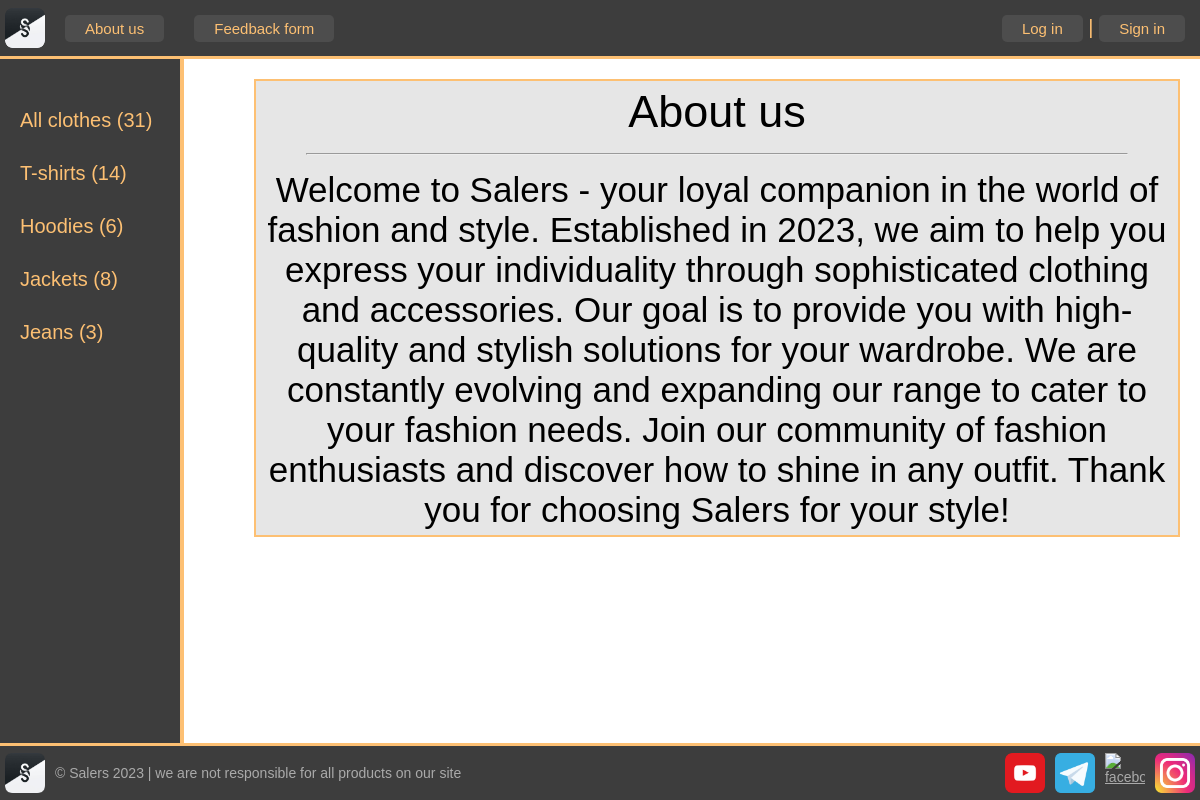
The page /about/ on the database its author committed.
### goods/models.py (models this page shows, shortened)
class Category(models.Model):
    name = models.CharField(max_length=100, db_index=True, verbose_name='Category')
    slug = models.SlugField(max_length=255, unique=True, db_index=True, verbose_name='URL')
    product_count = models.IntegerField(default=0, verbose_name='Product Count')
    def get_absolute_url(self):
        return reverse('category', kwargs={'cat_slug': self.slug})
    class Meta:
        verbose_name = 'Category'
        verbose_name_plural = 'categories'
        ordering = ['id']

### goods/views.py (the view)
# urls.py: path('about/', about, name='about'),
def about(request):
    cats = Category.objects.all()
    user_menu = menu.copy()
    total = Product.objects.count()
    if not request.user.is_authenticated:
        user_menu.pop(1)
    context = {
        'title': 'Home',
        'menu': user_menu,
        'cats': cats,
        'total': total
    }
    return render(request, 'menu/about.html', context=context)

### goods/templates/menu/about.html
{% extends 'base.html' %}
{% block content %}
    <div class="about">
        <span id="about-title">About us</span>
        <hr>
        <span id="about-text">Welcome to Salers - your loyal companion in the world of fashion and style.
            Established in 2023, we aim to help you express your individuality through sophisticated clothing and accessories.
            Our goal is to provide you with high-quality and stylish solutions for your wardrobe.
            We are constantly evolving and expanding our range to cater to your fashion needs.
            Join our community of fashion enthusiasts and discover how to shine in any outfit.
            Thank you for choosing Salers for your style!</span>
    </div>
{% endblock %}

### goods/templates/base.html (shortened to what this page needs)
<!DOCTYPE html>
{% load static %}
<html lang="en">
<head>
    <link type="text/css" href="{% static 'css/styles.css' %}" rel="stylesheet"/>
</head>
<body>
<table class="table-page" border=0 cellpadding="0" cellspacing="0">
    <tr>
        <td valign=top>
            {% block mainmenu %}
            <header>
                <ul id="mainmenu" class="mainmenu" style="padding-top: 5px">
                    <li class="logo"><a href="/">
                        <div class="logo"></div></a></li>
                    {% for m in menu %}
                    <li class="first"><a href="{% url m.url_name %}">{{m.title}}</a></li>
                    {% endfor %}
                        {% if request.user.is_authenticated %}
                        <li class="last"><a id="left" href="#">{{user.username}}</a> |
                            <a id="right" href="{% url 'logout' %}">log out</a></li>
                        {% else %}
                        <li class="last"><a id="left" href="{% url 'login' %} ">Log in</a>  |
                                        <a id="right" href="{% url 'register' %}">Sign in</a></li>
                    {% endif %}
                </ul>
            </header>
            {% endblock mainmenu %}
            <table class="table-content" border=0 cellpadding="0" cellspacing="0">
                <tr>
                    <td valign="top" class="left-chapters">
                        <ul id="leftchapters">
                            <li><a href="{% url 'home' %}">All clothes ({{ total }})</a></li>
                            {% for c in cats %}
                            <li><a href="{{ c.get_absolute_url }}">{{c.name}} ({{c.product_count}})</a></li>
                            {% endfor %}
                        </ul>
                    </td>
                    <td valign="top" class="content">
                        <div class="content-text">
                            {% block content %}
                            {% endblock %}
                        </div>
                    </td>
                </tr>
            </table>
        </td>
    </tr>
    <tr>
        <td valign=top>
            <footer>
                <div class="foot-left"><img src="{% static 'images/logos/logo.png' %}" alt="logo" width="40px" height="40px">
                <p>&copy; Salers 2023 | we are not responsible for all products on our site</p>
                </div>
                <div class="foot-right">
                <a href="https://www.youtube.com/"><img src="{% static 'images/logos/youtube-logo.png' %}" alt="youtube" height="40px" width="40px" ></a>
                <a href="https://telegram.org/"><img src="{% static 'images/logos/telegram-logo.png' %}" alt="telegram" height="40px" width="40px" ></a>
                <a href="https://www.facebook.com/"><img src="{% static 'images/logos/facebook-logo.png' %}" alt="facebook" height="40px" width="40px"></a>
                <a href="https://www.instagram.com/"><img src="{% static 'images/logos/instagram-logo.png' %}" alt="instagram" height="40px" width="40px" ></a>
                </div>
            </footer>
        </td>
    </tr>
</table>
</body>
</html>

### goods/static/css/styles.css (style rules this page uses)
html, body { font-family: 'Arial'; margin: 0; padding: 0; height: 100vh; width: 100%; color: #444; display: flex; flex-direction: column; min-height: 90vh; align-content: flex-start; flex-wrap: wrap; }
a { color: #0059b2; text-decoration: none; }
img { max-width: 600px; height: auto; }
.table-page { width: 100%; height: 100%; vertical-align: top; }
.table-page tr { height: 100%; }
header { background: #3d3d3d; height: 50px; padding: 3px 5px 3px 5px; border-bottom: 3px solid #fdc073; }
.logo { background: url('../images/logos/logo.png') no-repeat center center; width: 40px; height: 40px; background-size: cover; border-radius: 20%; align-items: center; }
ul.mainmenu { list-style: none; margin: 0; padding: 0; height: 40px; color: #fdc073; font-size: 20px; overflow: hidden; }
ul.mainmenu li { float: left; margin: 7px 10px 5px 20px; text-align: center; }
ul.mainmenu li.logo { margin: 0; }
header li.first { font-size: 15px; display: inline-block; padding: 5px 20px 5px 20px; background-color: #4d4d4d; color: #fdc073; text-decoration: none; border: none; cursor: pointer; border-radius: 5px; }
header li.last { float: right; }
header li.last #left { font-size: 15px; display: inline-block; padding: 5px 20px 5px 20px; background-color: #4d4d4d; color: #fdc073; text-decoration: none; border: none; cursor: pointer; border-radius: 5px; }
header li.last #right { font-size: 15px; display: inline-block; padding: 5px 20px 5px 20px; background-color: #4d4d4d; color: #fdc073; text-decoration: none; border: none; cursor: pointer; border-radius: 5px; }
ul.mainmenu li a { color: #fdc073; text-decoration: none; }
.table-content { width: 100%; min-height: 100%; height: 100%; }
.left-chapters { height: 84vh; max-width: 180px; width: 180px; margin: 0; background: #3d3d3d; border-right: 4px solid #fdc073; }
.left-chapters ul { width: 150px; min-height: 80%; margin: 0; padding: 20px 10px 0px 20px; list-style: none; font-size: 20px; }
.left-chapters ul li { margin: 30px 0 0 0; color: #999; }
.left-chapters ul li a { color: #fdc073; text-decoration: none; }
.content { padding: 20px 20px 20px 40px; width: 100%; box-sizing: border-box; text-align: center; }
.content-text { margin: 0 0 0 30px; color: #000; font-family: arial; }
footer { border-top: 3px solid #fdc073; margin-top: auto; background: #3d3d3d; padding: 5px; color: #aaa; font-size: 14px; display: flex; justify-content: center; align-items: center; }
footer .foot-left { margin-right: auto; display: flex; align-items: center; }
footer .foot-right { margin-left: auto; display: flex; align-items: center; }
footer a { text-decoration: underline; color: #aaa; height: 40px; width: 40px; display: flex; justify-content: center; align-items: center; }
.about { font-size: 30px; display: flex; border: 2px solid #fdc073; background-color: #e6e6e6; padding: 5px; flex-direction: column; }
#about-title { font-size: 45px; font-weight:500 }
#about-text { font-size: 35px; font-weight:300 }
.about hr { width: 90%; }

### rows shown on the page
Category: name "T-shirts", product_count "14"
Category: name "Hoodies", product_count "6"
Category: name "Jackets", product_count "8"
Category: name "Jeans", product_count "3"

### other values the page prints
{{ m.title }} "About us" "Feedback form"
{{ total }} "31"
